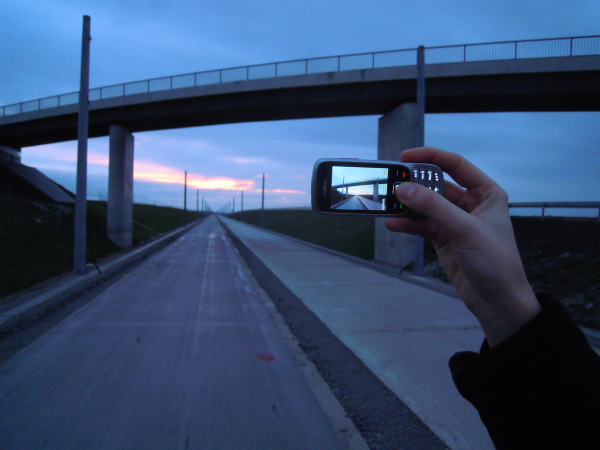
#> input picture aula02/image.png, 1200 x 900 px (shown at 1/2 size)
$ python Aula_02_ex_07.py image.png
#> lines starting #> are read from the running program, lines starting #| are printed output that depends on the picture; after the words box and inside, x2 and y2 are one past the last pixel; in counts of white or black regions, pixels touching at a corner belong together

#import


import numpy as np
import cv2
import sys


def compute_histogram(image,histSize, histRange):
	# Compute the histogram
	hist_item = cv2.calcHist([image], [0], None, [histSize], histRange)
	return hist_item

def histogram2image(hist_item, histSize, histImageWidth, histImageHeight, color):

	histImage = np.zeros((histImageWidth, histImageHeight, 1), np.uint8)

	# Width of each histogram bar
	binWidth = int(np.ceil(histImageWidth * 1.0 / histSize))

	# Normalize values to [0, histImageHeight]
	cv2.normalize(hist_item, hist_item, 0, histImageHeight, cv2.NORM_MINMAX)

	# Draw the bars of the nomrmalized histogram
	for i in range(histSize):
		cv2.rectangle(histImage, (i * binWidth, 0), ((i + 1) * binWidth, int(hist_item[i])), color, -1)

	# ATTENTION : Y coordinate upside down
	histImage = np.flipud(histImage)

	return histImage


# Read the image
image_rgb = cv2.imread( sys.argv[1], cv2.IMREAD_UNCHANGED )
#> image_rgb is the input picture: shape (900, 1200, 3); mean B, G, R 113.1, 78.5, 56.1
image_b,image_g,image_r = cv2.split(image_rgb)
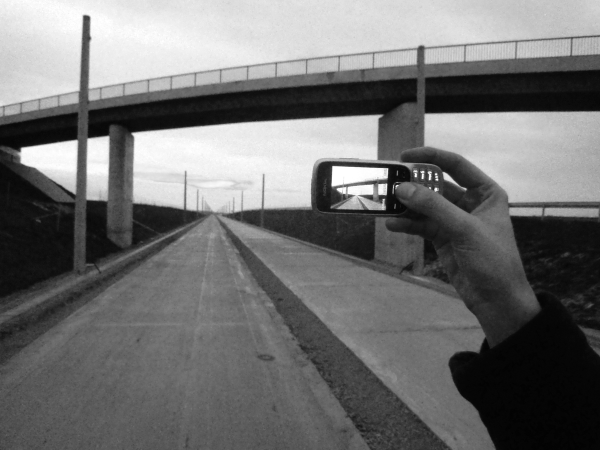
#> image_b: shape (900, 1200) (shown at 1/2 size); min 0, max 255, mean 113.1
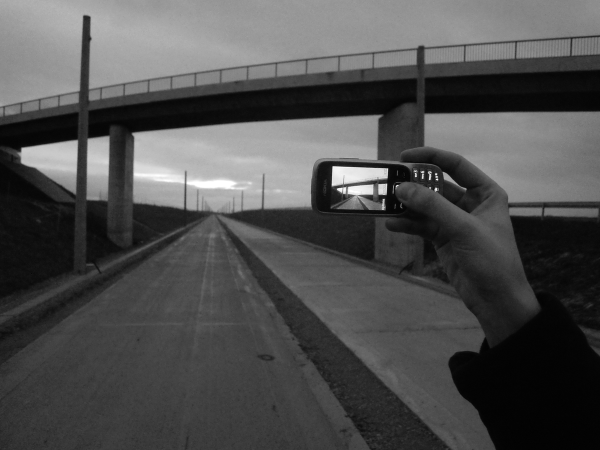
#> image_g: shape (900, 1200) (shown at 1/2 size); min 0, max 255, mean 78.5
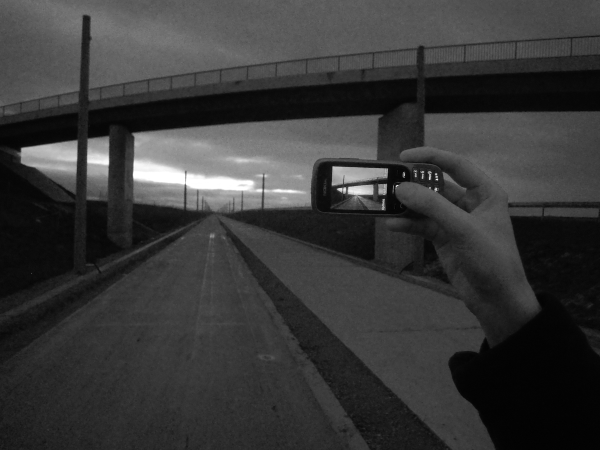
#> image_r: shape (900, 1200) (shown at 1/2 size); min 0, max 255, mean 56.1
image_gray = cv2.cvtColor(image_rgb, cv2.COLOR_BGR2GRAY)


if  np.shape(image_rgb) == ():

	# Failed Reading
	print("Image file could not be open")
	exit(-1)

images = [image_rgb,image_gray,image_b,image_g,image_r]
hist_items =[]
histImageWidth = 512
histImageHeight = 512
color = (125)
histSize = 256
histRange = [0, 256]
histImages = []

for i in range(len(images)):
	hist_item = compute_histogram(images[i],histSize,histRange)
	hist_items.append(hist_item)
#> this loop made 5 passes
#> after the loop, hist_items = 5 items

for i in range(len(hist_items)):
	histImage = histogram2image(hist_items[i],histSize, histImageWidth, histImageHeight, (125))
	histImages.append(histImage)
#> this loop made 5 passes
#> pass 1, `histImage = histogram2image(hist_items[i],histSize, histImageWidth, hi..`:
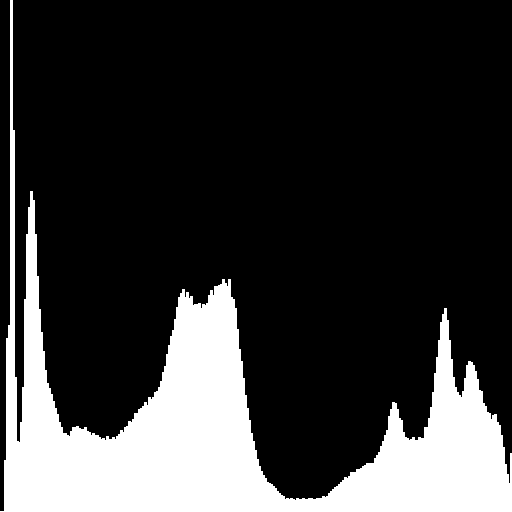
#> histImage: shape (512, 512, 1); values 0 (black) and 125 (white), 21.3% white; 1 white region, box (x1, y1, x2, y2) and area: (0, 0, 512, 512) 55956
#> pass 2, `histImage = histogram2image(hist_items[i],histSize, histImageWidth, hi..`:
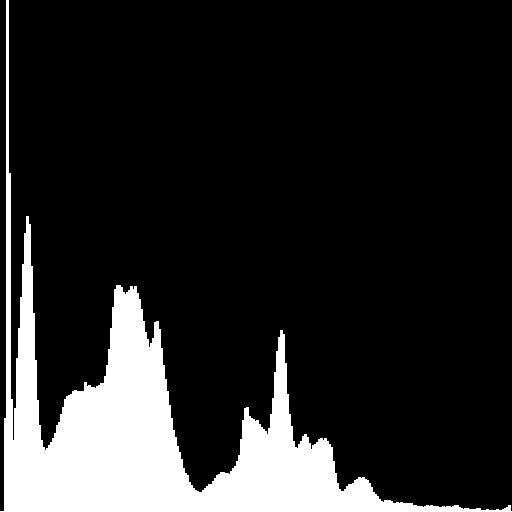
#> histImage: shape (512, 512, 1); values 0 (black) and 125 (white), 15.7% white; 1 white region, box (x1, y1, x2, y2) and area: (0, 0, 512, 512) 41231
#> after the loop, histImages = 5 items


for i in range(len(images)):
	for i in range(len(histImages)):
		cv2.imshow('images', images[i])
		cv2.imshow('hist_[i]',histImages[i])
		cv2.waitKey(0)
#> this loop made 5 passes
#> pass 1, `cv2.imshow('hist_[i]',histImages[i])`:
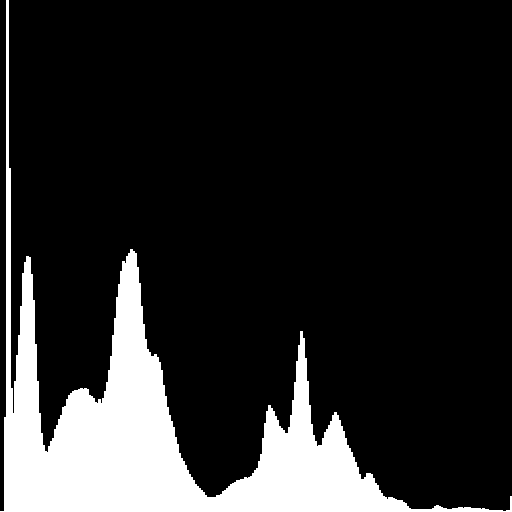
#> window 'hist_[i]': shape (512, 512, 1); values 0 (black) and 125 (white), 15.7% white; 1 white region, box (x1, y1, x2, y2) and area: (0, 0, 512, 512) 41044
#> pass 1, `cv2.imshow('hist_[i]',histImages[i])`:
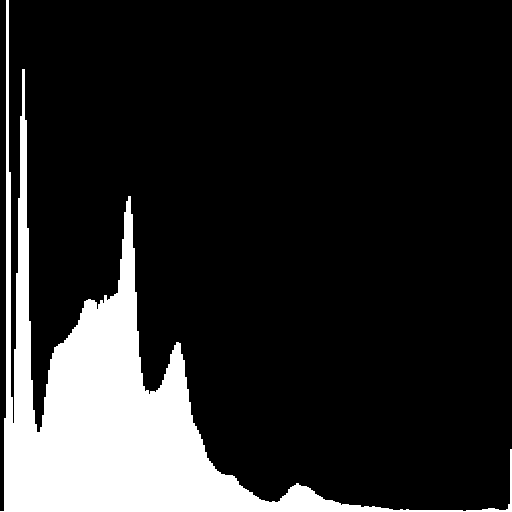
#> window 'hist_[i]': shape (512, 512, 1); values 0 (black) and 125 (white), 15.7% white; 1 white region, box (x1, y1, x2, y2) and area: (0, 0, 512, 512) 41172

$ run again, on aula02/Orchid.bmp
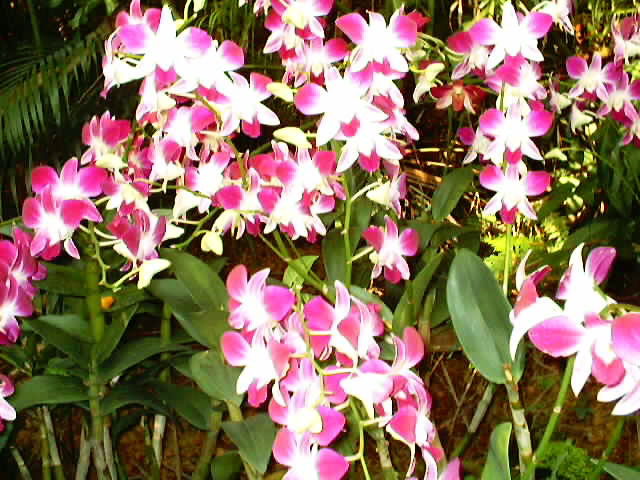
#> input picture aula02/Orchid.bmp, 640 x 480 px
#> image_rgb is the input picture: shape (480, 640, 3); mean B, G, R 95.4, 115.3, 141
#> the loop `for i in range(len(images)):` made 5 passes
#> after the loop `for i in range(len(images)):`: hist_items = 5 items
#> the loop `for i in range(len(hist_items)):` made 5 passes
#> pass 1, `histImage = histogram2image(hist_items[i],histSize, histImageWidth, hi..`:
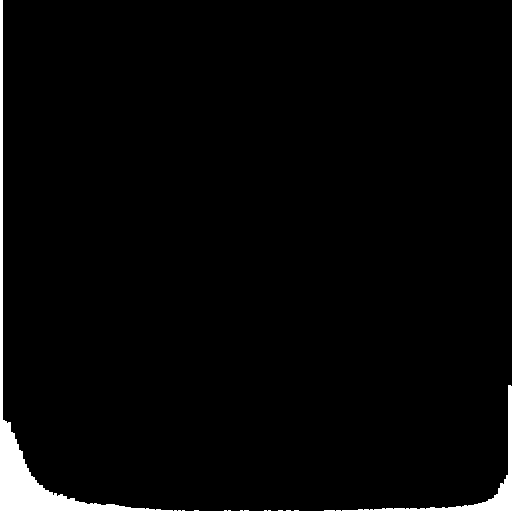
#> histImage: shape (512, 512, 1); values 0 (black) and 125 (white), 2.6% white; 1 white region, box (x1, y1, x2, y2) and area: (0, 0, 512, 512) 6832
#> the loop `for i in range(len(images)):` made 5 passes
#> pass 1, `cv2.imshow('hist_[i]',histImages[i])`:
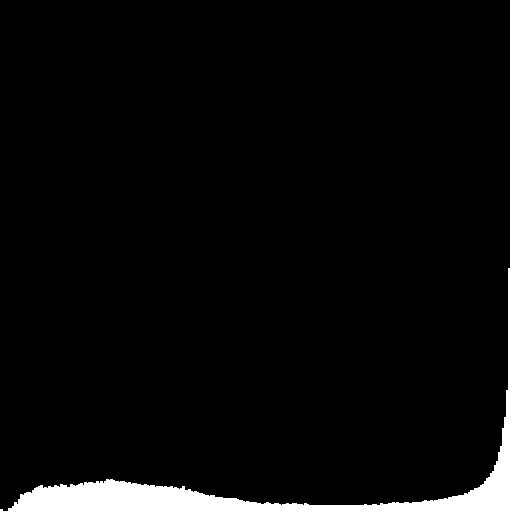
#> window 'hist_[i]': shape (512, 512, 1); values 0 (black) and 125 (white), 4.2% white; 1 white region, box (x1, y1, x2, y2) and area: (0, 0, 512, 512) 10983
